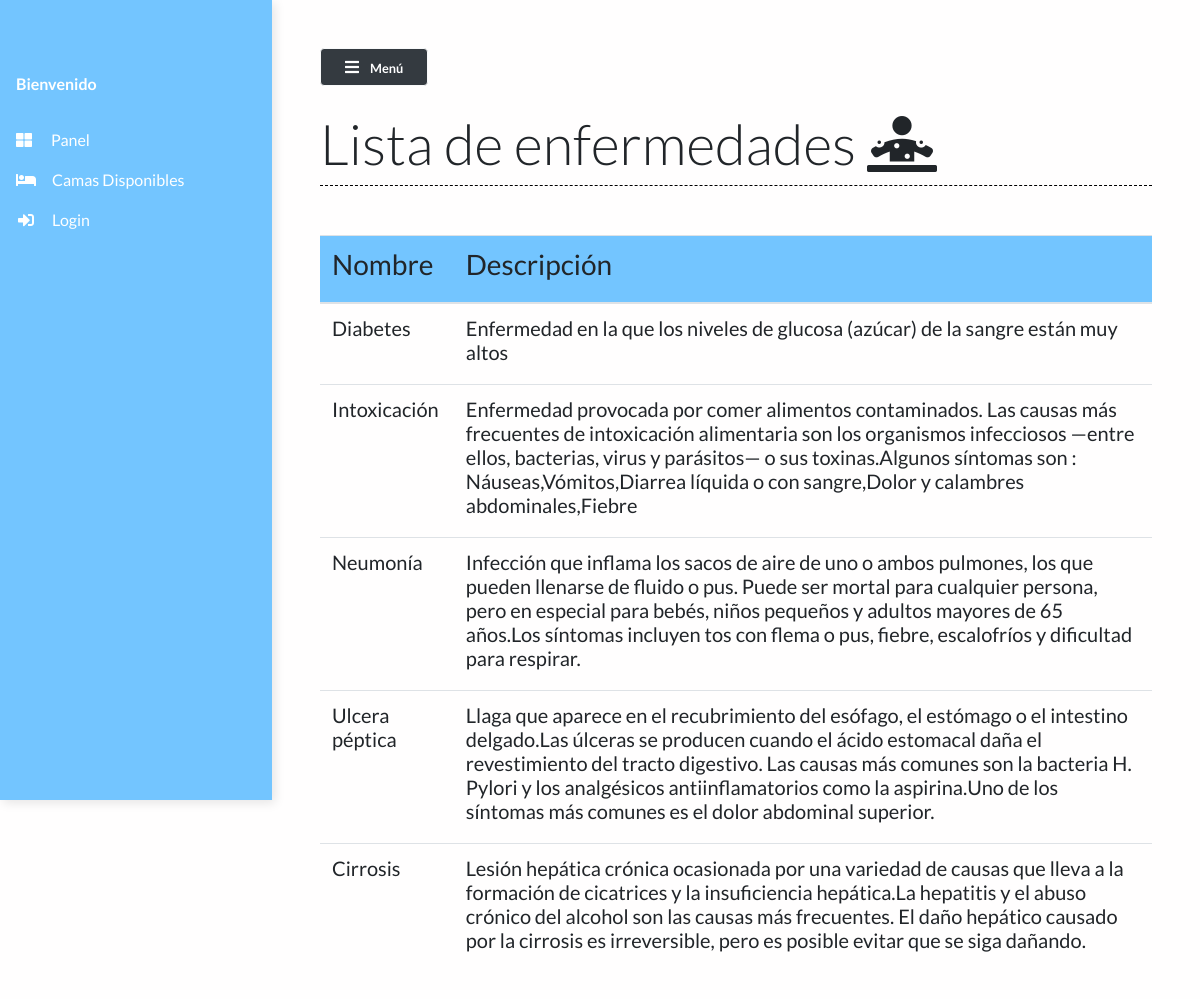
Screenshot of /enfm_list/ with the database file from the repository.
### main/models.py (models this page shows, shortened)
class Enfermedad(models.Model):
    name = models.CharField(max_length=50)
    description=models.TextField()

### main/views.py (the view)
# urls.py: path("enfm_list/", views.enfm_list, name="enfm_list"),
def enfm_list(request):
    enfermedads = Enfermedad.objects.all()
    context = {'enfermedads':enfermedads}
    return render(request, 'main/enfm_list.html', context)

### main/templates/main/enfm_list.html
{% extends 'main/base.html' %}
{% load static %}
{% block contentTitle %}
Lista de enfermedades <i class="fas fa-diagnoses"></i>
{% endblock contentTitle %}
{% block content %}
<div class="table-responsive mt-3">
    <table class="table table-hover">
        <thead>
            <th>
                <h3>Nombre</h3>
            </th>
            <th>
                <h3>Descripción</h3>
            </th>
        </thead>
        <tbody>
            {% for enfermedad in enfermedads %}
            <tr class="mx-auto">
                <td scope="row">
                    <h5>{{ enfermedad.name}}</h5>
                </td>
                <td scope="row">
                    <h5>{{ enfermedad.description}}</h5>
                </td>
            </tr>
            {% endfor %}
        </tbody>
    </table>
</div>
{% endblock content %}

### static/styles/base.css (style rules this page uses)
body { background: #fffefe; min-height: 100vh; overflow-x: hidden; font-family:Lato,'Helvetica Neue',Helvetica,Arial,sans-serif; }
thead { background-color: #64bfffe6; }
table { margin-top: 3%; }

### rows the page displays
Enfermedad: name "Diabetes", description "Enfermedad en la que los niveles de glucosa (azúcar) de la sangre están muy altos"
Enfermedad: name "Intoxicación", description "Enfermedad provocada por comer alimentos contaminados. Las causas más frecuentes de intoxicación alimentaria son los organismos infecciosos —entre ellos, bacterias, virus y parásitos— o sus toxinas.Algunos síntomas son : Náuseas,Vómitos,Diarrea líquida o con sangre,Dolor y calambres abdominales,Fiebre"
Enfermedad: name "Neumonía", description "Infección que inflama los sacos de aire de uno o ambos pulmones, los que pueden llenarse de fluido o pus. Puede ser mortal para cualquier persona, pero en especial para bebés, niños pequeños y adultos mayores de 65 años.Los síntomas incluyen tos con flema o pus, fiebre, escalofríos y dificultad para respirar."
Enfermedad: name "Ulcera péptica", description "Llaga que aparece en el recubrimiento del esófago, el estómago o el intestino delgado.Las úlceras se producen cuando el ácido estomacal daña el revestimiento del tracto digestivo. Las causas más comunes son la bacteria H. Pylori y los analgésicos antiinflamatorios como la aspirina.Uno de los síntomas más comunes es el dolor abdominal superior."
Enfermedad: name "Cirrosis", description "Lesión hepática crónica ocasionada por una variedad de causas que lleva a la formación de cicatrices y la insuficiencia hepática.La hepatitis y el abuso crónico del alcohol son las causas más frecuentes. El daño hepático causado por la cirrosis es irreversible, pero es posible evitar que se siga dañando."
